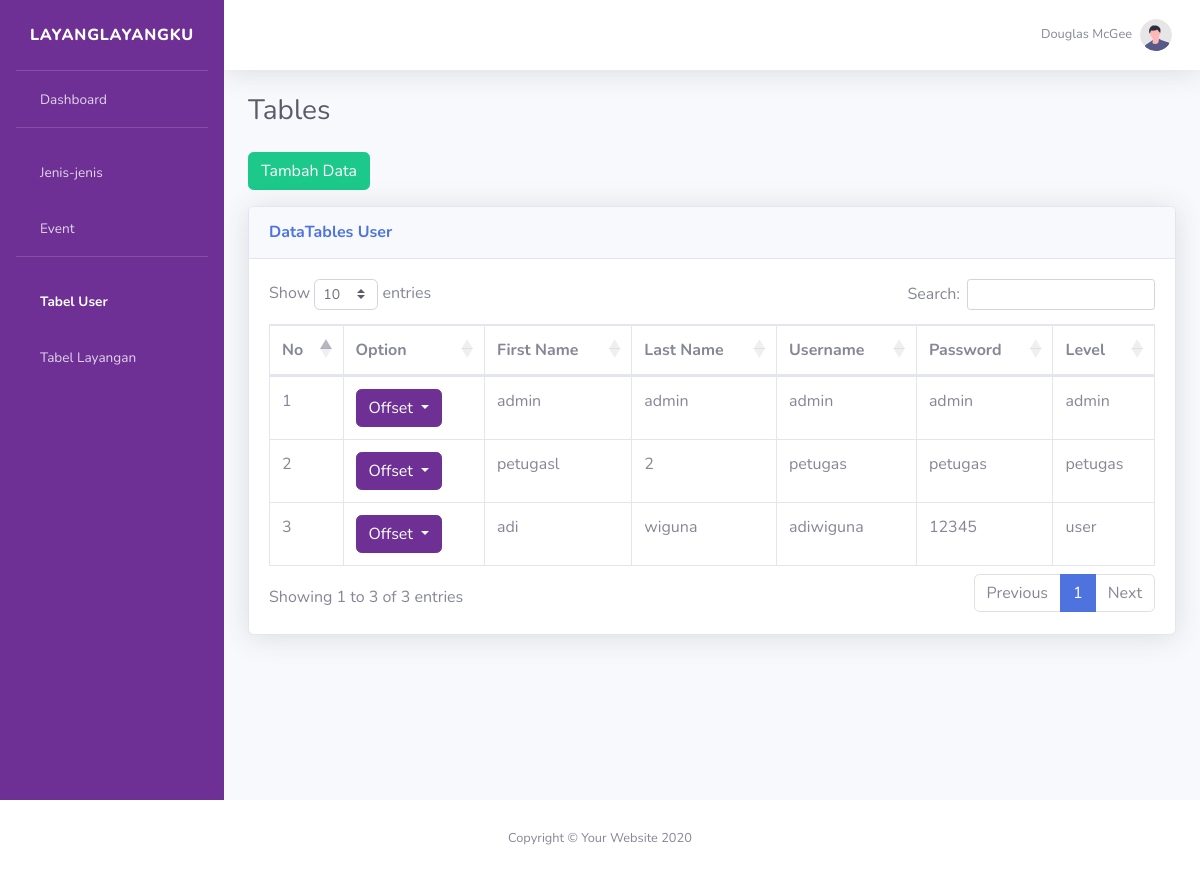
Screenshot of /tables.php (signed in) with the database file from the repository.
### tables this page shows
CREATE TABLE `user` (
  `id` int(11) NOT NULL,
  `fname` varchar(255) NOT NULL,
  `lname` varchar(255) NOT NULL,
  `username` varchar(11) NOT NULL,
  `password` varchar(255) NOT NULL,
  `level` varchar(255) NOT NULL
);

### functions.php (called while the page is built, shortened)
<?php
$conn = mysqli_connect("localhost","root","","layangan");
function query($query){
    global $conn;
    $result = mysqli_query($conn,$query);
    $rows = [] ;
    while( $row = mysqli_fetch_assoc( $result ) ) {
        $rows[] = $row;
    }
    return $rows;
}
?>

### tables.php (the view, shortened to what this page needs)
<?php
require 'functions.php';
$user = query(" SELECT * FROM user ");
?>
<!DOCTYPE html>
<html lang="en">
  <head>
    <link
      href="vendor/fontawesome-free/css/all.min.css"
      rel="stylesheet"
      type="text/css"
    />
    <link rel="stylesheet" href="css/tables.css" />
    <link href="css/sb-admin-2.min.css" rel="stylesheet" />
    <link
      href="vendor/datatables/dataTables.bootstrap4.min.css"
      rel="stylesheet"
    />
  </head>
  <body id="page-top">
    <div id="wrapper">
      <ul
        class="navbar-nav sidebar sidebar-dark accordion"
        id="sidebar
        "
      >
        <a
          class="sidebar-brand d-flex align-items-center justify-content-center"
          href="index.php"
        >
          <div class="sidebar-brand-text mx-3">LayanglayangKu</div>
        </a>
        <hr class="sidebar-divider my-0" />
        <li class="nav-item ml-4">
          <a class="nav-link" href="index.php"> <span>Dashboard</span></a>
        </li>
        <hr class="sidebar-divider" />
        <li class="nav-item ml-4">
          <a class="nav-link" href="kategori.php"> <span>Jenis-jenis</span></a>
        </li>
        <li class="nav-item ml-4">
          <a class="nav-link" href="event.php"> <span>Event</span></a>
        </li>
        <hr class="sidebar-divider d-none d-md-block" />
        <li class="nav-item active ml-4">
          <a class="nav-link" href="tables.php"> <span>Tabel User</span></a>
        </li>
        <li class="nav-item  ml-4">
          <a class="nav-link" href="tlayangan.php"> <span>Tabel Layangan</span></a>
        </li>
      </ul>
      <div id="content-wrapper" class="d-flex flex-column">
        <div id="content">
          <nav
            class="navbar navbar-expand navbar-light bg-white topbar mb-4 static-top shadow"
          >
            <ul class="navbar-nav ml-auto">
              <li class="nav-item dropdown no-arrow">
                <a
                  class="nav-link dropdown-toggle"
                  href="#"
                  id="userDropdown"
                  role="button"
                  data-toggle="dropdown"
                  aria-haspopup="true"
                  aria-expanded="false"
                >
                  <span class="mr-2 d-none d-lg-inline text-gray-600 small"
                    >Douglas McGee</span
                  >
                  <img
                    class="img-profile rounded-circle"
                    src="img/undraw_profile.svg"
                  />
                </a>
              </li>
            </ul>
          </nav>
          <div class="container-fluid">
            <h1 class="h3 mb-2 text-gray-800">Tables</h1>
            <a href="#"class="btn btn-success my-3" data-toggle="modal" data-target="#tambah">Tambah Data</a>
            <div class="card shadow mb-4">
              <div class="card-header py-3">
                <h6 class="m-0 font-weight-bold text-primary">
                  DataTables User
                </h6>
              </div>
              <div class="card-body">
                <div class="table-responsive">
                  <table
                    class="table table-bordered"
                    id="dataTable"
                    width="100%"
                    cellspacing="0">
                    <thead>
                      <tr>
                        <th>No</th>
                        <th>Option</th>
                        <th>First Name</th>
                        <th>Last Name</th>
                        <th>Username</th>
                        <th>Password</th>
                        <th>Level</th>
                      </tr>
                    </thead>
                    <tbody>
                      <?php $i = 1; ?>
                      <?php foreach( $user as $row ) : ?>
                      <tr>
                        <td><?= $i; ?></td>
                        <td>
                          <div class="dropdown mr-1">
                            <button
                              type="button"
                              class="btn btn-secondary dropdown-toggle"
                              data-toggle="dropdown"
                              aria-expanded="false"
                              data-offset="10,20"
                            >
                              Offset
                            </button>
                          </div>
                        </td>
                        <td><?= $row["fname"]?></td>
                        <td><?= $row["lname"]?></td>
                        <td><?= $row["username"]?></td>
                        <td><?= $row["password"]?></td>
                        <td><?= $row["level"]?></td>
                      </tr>
                      <?php $i++; ?>
                      <?php endforeach; ?>
                    </tbody>
                  </table>
                </div>
                </div>
              </div>
            </div>
         </div>
     </div>
      </div>
        <footer class="sticky-footer bg-white">
          <div class="container my-auto">
            <div class="copyright text-center my-auto">
              <span>Copyright &copy; Your Website 2020</span>
            </div>
          </div>
        </footer>
  </body>
</html>

### css/tables.css (style rules this page uses)
* { padding: 0; margin: 0; }
nav.navbar ul li.nav-item { background-color: #fff; border: none; }
div#wrapper .navbar-nav { background-color: #6e3095; }

### rows the page displays
user: fname "admin", lname "admin", username "admin", password "admin", level "admin"
user: fname "petugasl", lname "2", username "petugas", password "petugas", level "petugas"
user: fname "adi", lname "wiguna", username "adiwiguna", password "12345", level "user"
